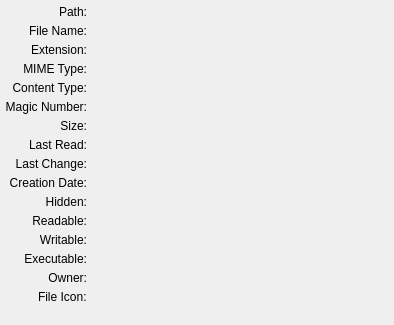
<?xml version="1.0" encoding="UTF-8"?>
<ui version="4.0">
 <class>FileInfoWidget</class>
 <widget class="QWidget" name="FileInfoWidget">
  <property name="geometry">
   <rect>
    <x>0</x>
    <y>0</y>
    <width>394</width>
    <height>325</height>
   </rect>
  </property>
  <property name="windowTitle">
   <string>Form</string>
  </property>
  <layout class="QFormLayout" name="formLayout">
   <property name="labelAlignment">
    <set>Qt::AlignRight|Qt::AlignTrailing|Qt::AlignVCenter</set>
   </property>
   <property name="horizontalSpacing">
    <number>5</number>
   </property>
   <property name="verticalSpacing">
    <number>5</number>
   </property>
   <property name="leftMargin">
    <number>5</number>
   </property>
   <property name="topMargin">
    <number>5</number>
   </property>
   <property name="rightMargin">
    <number>5</number>
   </property>
   <property name="bottomMargin">
    <number>5</number>
   </property>
   <item row="0" column="0">
    <widget class="QLabel" name="label_27">
     <property name="text">
      <string>Path:</string>
     </property>
     <property name="alignment">
      <set>Qt::AlignRight|Qt::AlignTop|Qt::AlignTrailing</set>
     </property>
    </widget>
   </item>
   <item row="0" column="1">
    <widget class="QLabel" name="pathLabel">
     <property name="text">
      <string/>
     </property>
     <property name="wordWrap">
      <bool>true</bool>
     </property>
     <property name="textInteractionFlags">
      <set>Qt::LinksAccessibleByMouse|Qt::TextSelectableByMouse</set>
     </property>
    </widget>
   </item>
   <item row="1" column="0">
    <widget class="QLabel" name="label_23">
     <property name="text">
      <string>File Name:</string>
     </property>
     <property name="alignment">
      <set>Qt::AlignRight|Qt::AlignTrailing|Qt::AlignVCenter</set>
     </property>
    </widget>
   </item>
   <item row="1" column="1">
    <widget class="QLabel" name="nameLabel">
     <property name="text">
      <string/>
     </property>
     <property name="textInteractionFlags">
      <set>Qt::LinksAccessibleByMouse|Qt::TextSelectableByMouse</set>
     </property>
    </widget>
   </item>
   <item row="2" column="0">
    <widget class="QLabel" name="label_25">
     <property name="text">
      <string>Extension:</string>
     </property>
     <property name="alignment">
      <set>Qt::AlignRight|Qt::AlignTrailing|Qt::AlignVCenter</set>
     </property>
    </widget>
   </item>
   <item row="2" column="1">
    <widget class="QLabel" name="extLabel">
     <property name="text">
      <string/>
     </property>
     <property name="textInteractionFlags">
      <set>Qt::LinksAccessibleByMouse|Qt::TextSelectableByMouse</set>
     </property>
    </widget>
   </item>
   <item row="3" column="0">
    <widget class="QLabel" name="label_36">
     <property name="text">
      <string>MIME Type:</string>
     </property>
     <property name="alignment">
      <set>Qt::AlignRight|Qt::AlignTrailing|Qt::AlignVCenter</set>
     </property>
    </widget>
   </item>
   <item row="3" column="1">
    <widget class="QLabel" name="mimeLabel">
     <property name="text">
      <string/>
     </property>
     <property name="textInteractionFlags">
      <set>Qt::LinksAccessibleByMouse|Qt::TextSelectableByMouse</set>
     </property>
    </widget>
   </item>
   <item row="4" column="0">
    <widget class="QLabel" name="label_35">
     <property name="text">
      <string>Content Type:</string>
     </property>
     <property name="alignment">
      <set>Qt::AlignRight|Qt::AlignTrailing|Qt::AlignVCenter</set>
     </property>
    </widget>
   </item>
   <item row="4" column="1">
    <widget class="QLabel" name="ctypeLabel">
     <property name="text">
      <string/>
     </property>
     <property name="textInteractionFlags">
      <set>Qt::LinksAccessibleByMouse|Qt::TextSelectableByMouse</set>
     </property>
    </widget>
   </item>
   <item row="5" column="0">
    <widget class="QLabel" name="label_37">
     <property name="text">
      <string>Magic Number:</string>
     </property>
     <property name="alignment">
      <set>Qt::AlignRight|Qt::AlignTrailing|Qt::AlignVCenter</set>
     </property>
    </widget>
   </item>
   <item row="5" column="1">
    <widget class="QLabel" name="magicLabel">
     <property name="text">
      <string/>
     </property>
     <property name="textInteractionFlags">
      <set>Qt::LinksAccessibleByMouse|Qt::TextSelectableByMouse</set>
     </property>
    </widget>
   </item>
   <item row="6" column="0">
    <widget class="QLabel" name="label_24">
     <property name="text">
      <string>Size:</string>
     </property>
     <property name="alignment">
      <set>Qt::AlignRight|Qt::AlignTrailing|Qt::AlignVCenter</set>
     </property>
    </widget>
   </item>
   <item row="6" column="1">
    <widget class="QLabel" name="sizeLabel">
     <property name="text">
      <string/>
     </property>
     <property name="textInteractionFlags">
      <set>Qt::LinksAccessibleByMouse|Qt::TextSelectableByMouse</set>
     </property>
    </widget>
   </item>
   <item row="7" column="0">
    <widget class="QLabel" name="label_29">
     <property name="text">
      <string>Last Read:</string>
     </property>
     <property name="alignment">
      <set>Qt::AlignRight|Qt::AlignTrailing|Qt::AlignVCenter</set>
     </property>
    </widget>
   </item>
   <item row="7" column="1">
    <widget class="QLabel" name="lastReadLabel">
     <property name="text">
      <string/>
     </property>
     <property name="textInteractionFlags">
      <set>Qt::LinksAccessibleByMouse|Qt::TextSelectableByMouse</set>
     </property>
    </widget>
   </item>
   <item row="8" column="0">
    <widget class="QLabel" name="label_26">
     <property name="text">
      <string>Last Change:</string>
     </property>
     <property name="alignment">
      <set>Qt::AlignRight|Qt::AlignTrailing|Qt::AlignVCenter</set>
     </property>
    </widget>
   </item>
   <item row="8" column="1">
    <widget class="QLabel" name="lastChangeLabel">
     <property name="text">
      <string/>
     </property>
     <property name="textInteractionFlags">
      <set>Qt::LinksAccessibleByMouse|Qt::TextSelectableByMouse</set>
     </property>
    </widget>
   </item>
   <item row="9" column="0">
    <widget class="QLabel" name="label_28">
     <property name="text">
      <string>Creation Date:</string>
     </property>
     <property name="alignment">
      <set>Qt::AlignRight|Qt::AlignTrailing|Qt::AlignVCenter</set>
     </property>
    </widget>
   </item>
   <item row="9" column="1">
    <widget class="QLabel" name="creationLabel">
     <property name="text">
      <string/>
     </property>
     <property name="textInteractionFlags">
      <set>Qt::LinksAccessibleByMouse|Qt::TextSelectableByMouse</set>
     </property>
    </widget>
   </item>
   <item row="10" column="0">
    <widget class="QLabel" name="label_44">
     <property name="text">
      <string>Hidden:</string>
     </property>
     <property name="alignment">
      <set>Qt::AlignRight|Qt::AlignTrailing|Qt::AlignVCenter</set>
     </property>
    </widget>
   </item>
   <item row="10" column="1">
    <widget class="QLabel" name="hiddenLabel">
     <property name="text">
      <string/>
     </property>
     <property name="textInteractionFlags">
      <set>Qt::LinksAccessibleByMouse|Qt::TextSelectableByMouse</set>
     </property>
    </widget>
   </item>
   <item row="11" column="0">
    <widget class="QLabel" name="label_41">
     <property name="text">
      <string>Readable:</string>
     </property>
     <property name="alignment">
      <set>Qt::AlignRight|Qt::AlignTrailing|Qt::AlignVCenter</set>
     </property>
    </widget>
   </item>
   <item row="11" column="1">
    <widget class="QLabel" name="readableLabel">
     <property name="text">
      <string/>
     </property>
     <property name="textInteractionFlags">
      <set>Qt::LinksAccessibleByMouse|Qt::TextSelectableByMouse</set>
     </property>
    </widget>
   </item>
   <item row="12" column="0">
    <widget class="QLabel" name="label_42">
     <property name="text">
      <string>Writable:</string>
     </property>
     <property name="alignment">
      <set>Qt::AlignRight|Qt::AlignTrailing|Qt::AlignVCenter</set>
     </property>
    </widget>
   </item>
   <item row="12" column="1">
    <widget class="QLabel" name="writableLabel">
     <property name="text">
      <string/>
     </property>
     <property name="textInteractionFlags">
      <set>Qt::LinksAccessibleByMouse|Qt::TextSelectableByMouse</set>
     </property>
    </widget>
   </item>
   <item row="13" column="0">
    <widget class="QLabel" name="label_43">
     <property name="text">
      <string>Executable:</string>
     </property>
     <property name="alignment">
      <set>Qt::AlignRight|Qt::AlignTrailing|Qt::AlignVCenter</set>
     </property>
    </widget>
   </item>
   <item row="13" column="1">
    <widget class="QLabel" name="executableLabel">
     <property name="text">
      <string/>
     </property>
     <property name="textInteractionFlags">
      <set>Qt::LinksAccessibleByMouse|Qt::TextSelectableByMouse</set>
     </property>
    </widget>
   </item>
   <item row="14" column="0">
    <widget class="QLabel" name="label_45">
     <property name="text">
      <string>Owner:</string>
     </property>
     <property name="alignment">
      <set>Qt::AlignRight|Qt::AlignTrailing|Qt::AlignVCenter</set>
     </property>
    </widget>
   </item>
   <item row="14" column="1">
    <widget class="QLabel" name="ownerLabel">
     <property name="text">
      <string/>
     </property>
     <property name="textInteractionFlags">
      <set>Qt::LinksAccessibleByMouse|Qt::TextSelectableByMouse</set>
     </property>
    </widget>
   </item>
   <item row="15" column="0">
    <widget class="QLabel" name="label">
     <property name="text">
      <string>File Icon:</string>
     </property>
    </widget>
   </item>
   <item row="15" column="1">
    <widget class="QLabel" name="fileIconLabel">
     <property name="text">
      <string/>
     </property>
    </widget>
   </item>
  </layout>
 </widget>
 <resources/>
 <connections/>
</ui>
